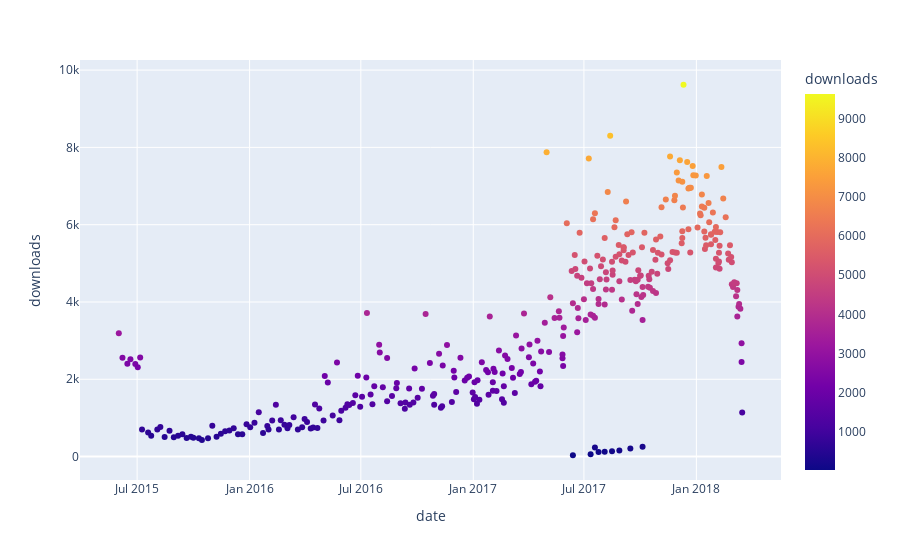

Notebook source saved alongside this figure:
### Code cell
fig = px.scatter(tbp_libsyn_episodic, x="date", y="downloads", color='downloads', hover_name='title')
fig.show()

### Figure 1 — Plotly figure (JSON) as saved in the notebook; plotly's stock layout.template omitted (floating-point values rounded to 4 significant figures; data arrays with more than 128 entries replaced by an {"elided": "..."} marker saying what was removed)
{"data": [{"hovertemplate": "<b>%{hovertext}</b><br><br>date=%{x}<br>downloads=%{marker.color}<extra></extra>", "hovertext": {"elided": "342 str values"}, "legendgroup": "", "marker": {"color": {"elided": "342 int values"}, "coloraxis": "coloraxis", "symbol": "circle"}, "mode": "markers", "name": "", "orientation": "v", "showlegend": false, "type": "scatter", "x": {"elided": "342 str values"}, "xaxis": "x", "y": {"elided": "342 int values"}, "yaxis": "y"}], "layout": {"autosize": true, "coloraxis": {"colorbar": {"title": {"text": "downloads"}}, "colorscale": [[0, "#0d0887"], [0.1111, "#46039f"], [0.2222, "#7201a8"], [0.3333, "#9c179e"], [0.4444, "#bd3786"], [0.5556, "#d8576b"], [0.6667, "#ed7953"], [0.7778, "#fb9f3a"], [0.8889, "#fdca26"], [1, "#f0f921"]]}, "legend": {"tracegroupgap": 0}, "margin": {"t": 60}, "xaxis": {"anchor": "y", "autorange": true, "domain": [0, 1], "range": ["2015-04-02 04:19:36.2297", "2018-05-15 19:40:23.7703"], "title": {"text": "date"}, "type": "date"}, "yaxis": {"anchor": "x", "autorange": true, "domain": [0, 1], "range": [-708.3, 10360.0], "title": {"text": "downloads"}, "type": "linear"}}}
